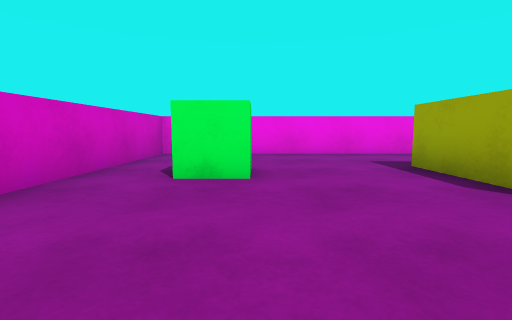
View 1 (above)

16 first-person views from a walk through a scene from a Unity 3-D project. The camera is 0.62 m above the floor, tilts 6° down and sees 85° across. The floor is counted in squares, 1 m on a side. Each view is taken from the middle of a square. On the plan, view 1 faces up. The plan holds only what a view shows up to about 9 squares ahead; the rest is blank. The player is left out.

View 2
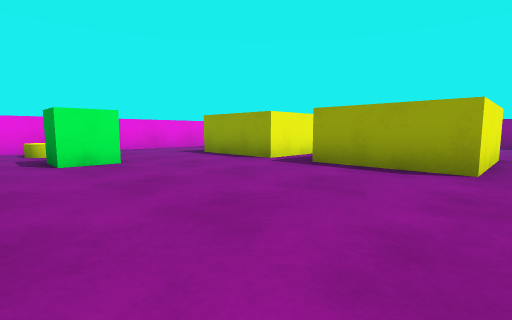

View 3
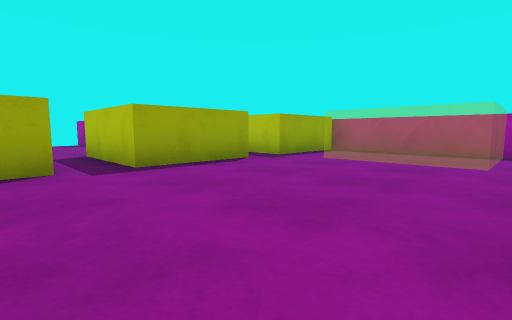

View 4
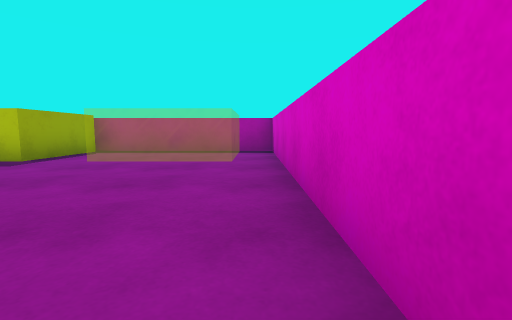

View 5
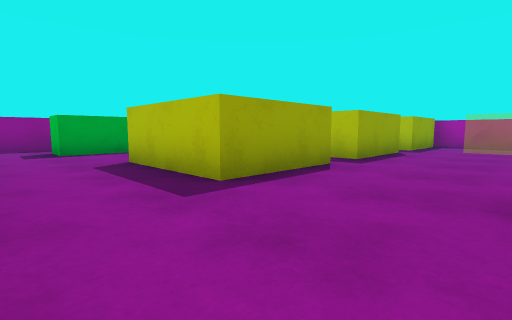

View 6
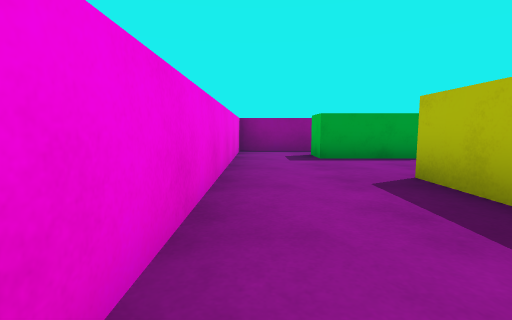

View 7
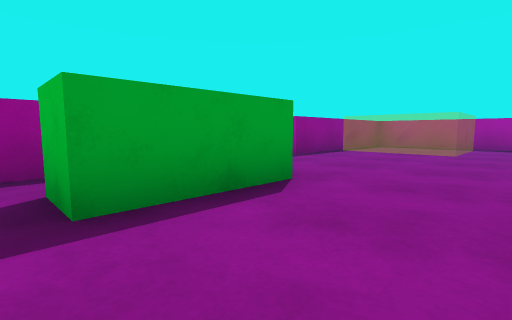

View 8
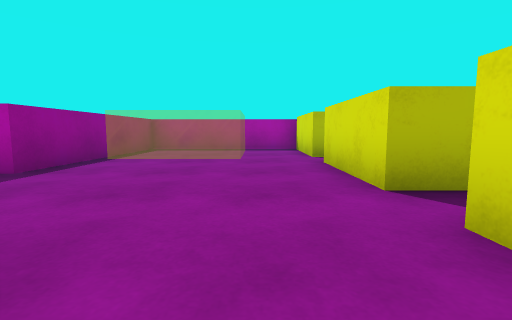

View 9
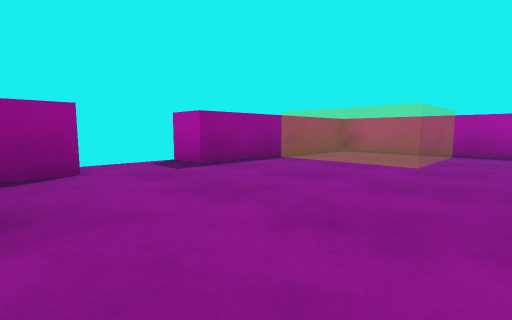

View 10
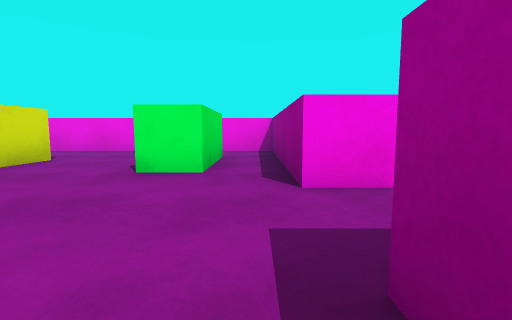

View 11
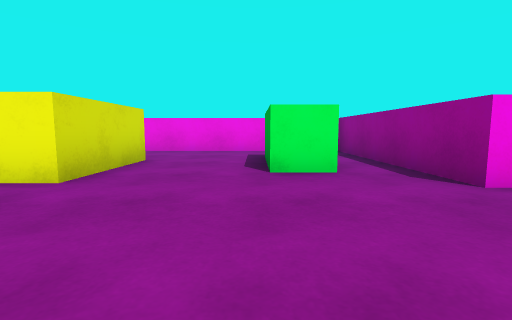

View 12
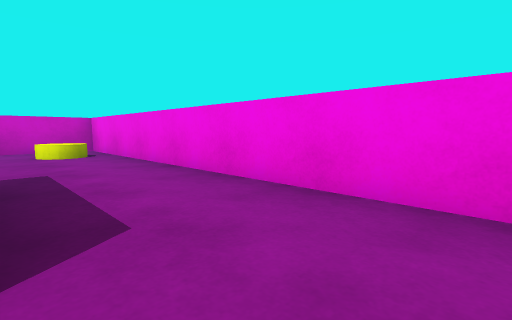

View 13
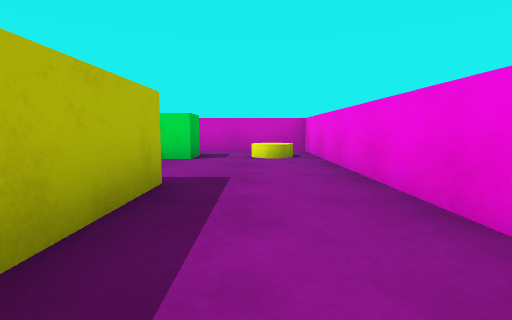

View 14
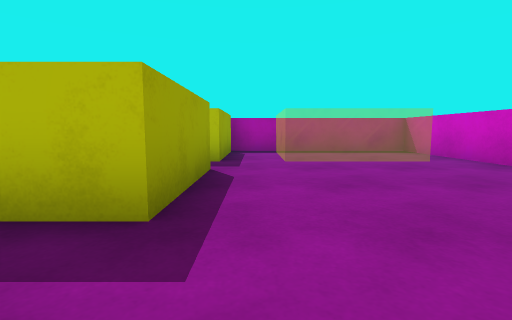

View 15
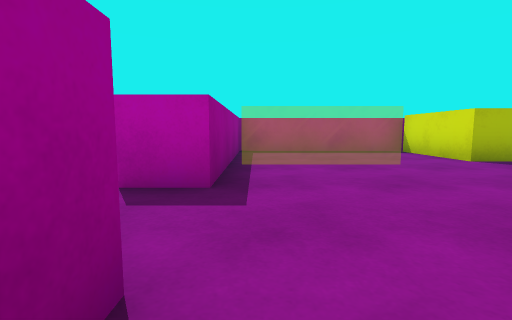

View 16
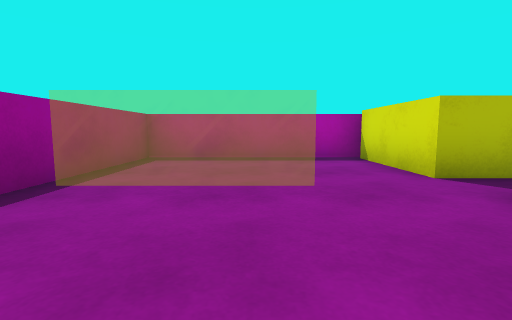

### Floor plan
Key: @ floor where view 1 was taken; # wall or solid block; . floor; = window, fence, low wall or low ledge; ^ raised ledge; C green cube; Y yellow cylinder; B green block.
Columns run from 3 left of view 1 to 12 right of it. Each row starts with its distance up from view 1.
  8 ###############
  7 #.............#
  6 #.Y...........#
  5 #.....###..BB.#
  4 #.CC..###..BB.#
  3 #.....###...B.#
  2 #.............##
  1 #.....###......
  0 #..@..###.....##
 -1 #.....###.....#
 -2 #..........===#
 -3 #.===.###..===^
 -4 #.===.###..===^
 -5 #.===.###.....#
 -6 ####### #######

Positions as (right, up) in squares from view 1, and headings:
1: (0, 0), facing up
2: (-2, -2), facing up-right
3: (-2, 3), facing down-right
4: (-2, 3), facing down
5: (0, 7), facing down-right
6: (2, 7), facing right
7: (6, 6), facing down-right
8: (7, 4), facing down
9: (6, 3), facing down-right
10: (10, -1), facing up
11: (8, -1), facing up
12: (7, 5), facing up-left
13: (6, 6), facing left
14: (2, 3), facing down
15: (10, 3), facing down
16: (8, 1), facing down
